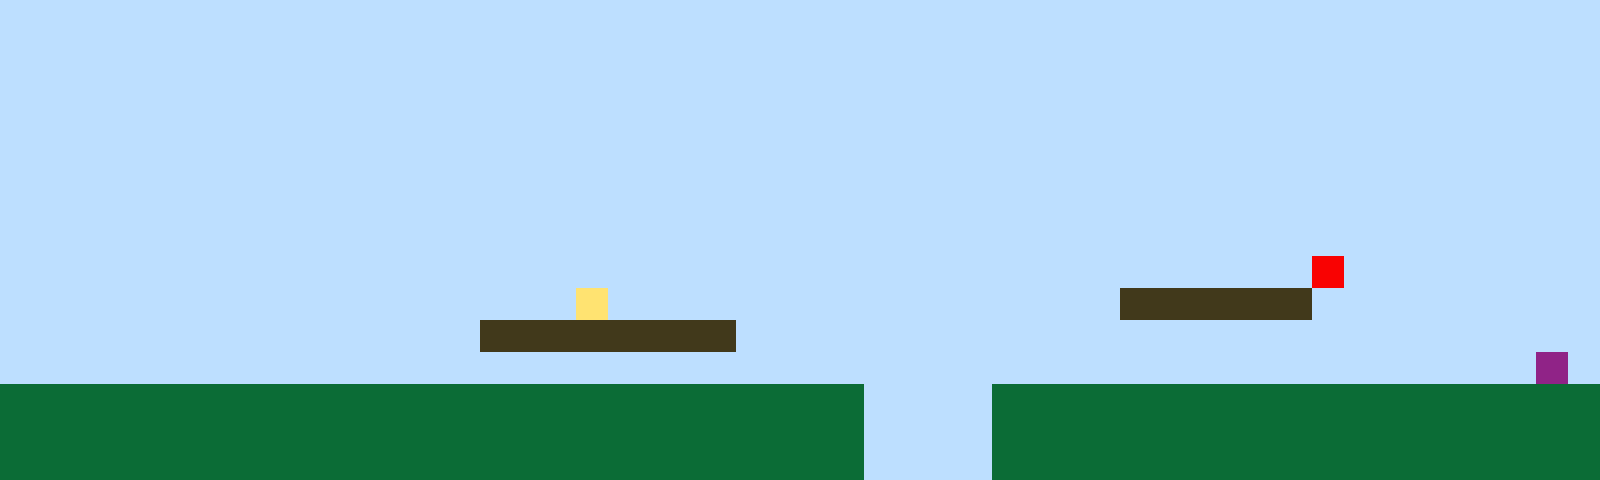

This is a level from a 2D game, rendered from its Tiled map with the project's own tilesets. A one-line summary and the complete map file follow:
An orthogonal 50x15 tile map with 32x32 px tiles, 1 tile layer (Tile Layer 1).

<map version="1.10" tiledversion="1.11.2" orientation="orthogonal" renderorder="right-up" width="50" height="15" tilewidth="32" tileheight="32" infinite="0" nextlayerid="2" nextobjectid="1"><editorsettings><export target="map1.csv" format="csv" /></editorsettings><tileset firstgid="1" name="sprites" tilewidth="32" tileheight="32" tilecount="6" columns="3"><image source="sprites.png" width="96" height="64" /></tileset><layer id="1" name="Tile Layer 1" width="50" height="15"><data encoding="csv">1,1,1,1,1,1,1,1,1,1,1,1,1,1,1,1,1,1,1,1,1,1,1,1,1,1,1,1,1,1,1,1,1,1,1,1,1,1,1,1,1,1,1,1,1,1,1,1,1,1,1,1,1,1,1,1,1,1,1,1,1,1,1,1,1,1,1,1,1,1,1,1,1,1,1,1,1,1,1,1,1,1,1,1,1,1,1,1,1,1,1,1,1,1,1,1,1,1,1,1,1,1,1,1,1,1,1,1,1,1,1,1,1,1,1,1,1,1,1,1,1,1,1,1,1,1,1,1,1,1,1,1,1,1,1,1,1,1,1,1,1,1,1,1,1,1,1,1,1,1,1,1,1,1,1,1,1,1,1,1,1,1,1,1,1,1,1,1,1,1,1,1,1,1,1,1,1,1,1,1,1,1,1,1,1,1,1,1,1,1,1,1,1,1,1,1,1,1,1,1,1,1,1,1,1,1,1,1,1,1,1,1,1,1,1,1,1,1,1,1,1,1,1,1,1,1,1,1,1,1,1,1,1,1,1,1,1,1,1,1,1,1,1,1,1,1,1,1,1,1,1,1,1,1,1,1,1,1,1,1,1,1,1,1,1,1,1,1,1,1,1,1,1,1,1,1,1,1,1,1,1,1,1,1,1,1,1,1,1,1,1,1,1,1,1,1,1,1,1,1,1,1,1,1,1,1,1,1,1,1,1,1,1,1,1,1,1,1,1,1,1,1,1,1,1,1,1,1,1,1,1,1,1,1,1,1,1,1,1,1,1,1,1,1,1,1,1,1,1,1,1,1,1,1,1,1,1,1,1,1,1,1,1,1,1,1,1,1,1,1,1,1,1,1,1,1,1,1,1,1,1,1,1,1,1,1,1,1,1,1,1,1,1,1,1,1,1,1,1,1,1,1,1,1,1,1,1,1,1,1,1,1,1,1,1,1,1,1,1,1,1,1,1,1,1,1,1,1,1,1,1,1,1,1,1,1,1,1,1,1,1,5,1,1,1,1,1,1,1,1,1,1,1,1,1,1,1,1,1,1,1,1,1,1,1,1,1,1,4,1,1,1,1,1,1,1,1,1,1,1,1,1,1,1,1,3,3,3,3,3,3,1,1,1,1,1,1,1,1,1,1,1,1,1,1,1,1,1,1,1,1,1,1,1,1,3,3,3,3,3,3,3,3,1,1,1,1,1,1,1,1,1,1,1,1,1,1,1,1,1,1,1,1,1,1,1,1,1,1,1,1,1,1,1,1,1,1,1,1,1,1,1,1,1,1,1,1,1,1,1,1,1,1,1,1,1,1,1,1,1,1,1,1,1,1,1,1,1,1,1,1,1,1,1,1,1,1,1,6,1,2,2,2,2,2,2,2,2,2,2,2,2,2,2,2,2,2,2,2,2,2,2,2,2,2,2,2,1,1,1,1,2,2,2,2,2,2,2,2,2,2,2,2,2,2,2,2,2,2,2,2,2,2,2,2,2,2,2,2,2,2,2,2,2,2,2,2,2,2,2,2,2,2,2,2,2,2,1,1,1,1,2,2,2,2,2,2,2,2,2,2,2,2,2,2,2,2,2,2,2,2,2,2,2,2,2,2,2,2,2,2,2,2,2,2,2,2,2,2,2,2,2,2,2,2,2,2,1,1,1,1,2,2,2,2,2,2,2,2,2,2,2,2,2,2,2,2,2,2,2</data></layer></map>
